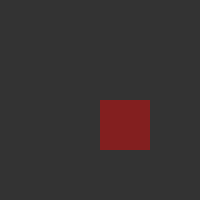
Frame 1 (no input)
Frame 60 (no input): identical to frame 1, image omitted
Frame 120 (the mouse pressed at the canvas centre since frame 60): identical to frame 1, image omitted

The p5.js sketch that drew this single still picture (run headless with seeded random() and noise() and a simulated clock; from frame 60 on, the mouse is pressed at the canvas centre):

// p5.js sketch
// ── sketch.js
function setup() {
  
  createCanvas(200,200);
  createElement("h4", "Myfavorite numbers bellow:");
}

function mousePressed(){
   createP("My favorite number is " + floor(random(0, 100)));
}

function draw() {
  background(51);
  noStroke();
  fill(255, 0, 0, 100);
  rect(100,100,50,50);
}
